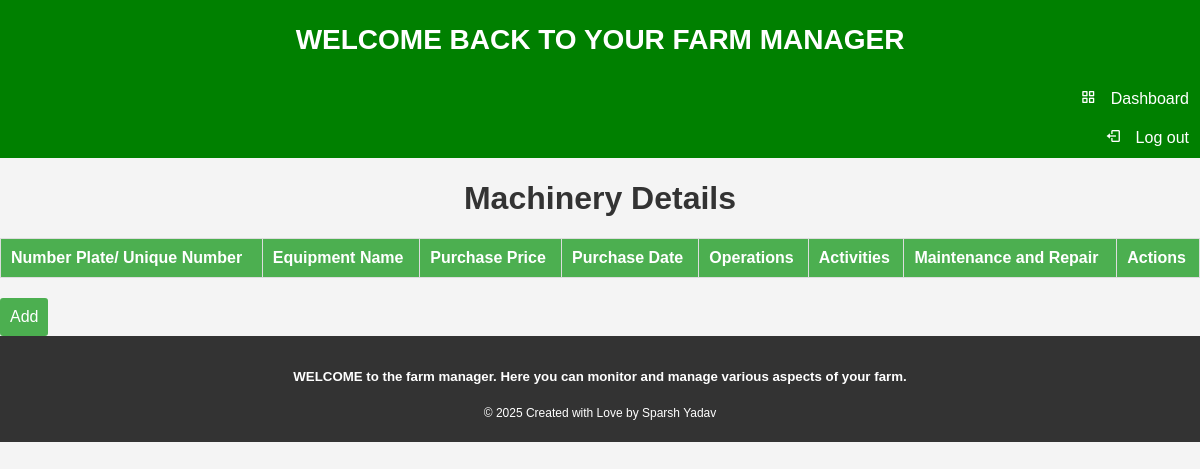
Page /show_machinery/ (signed in) on the earlier database version.
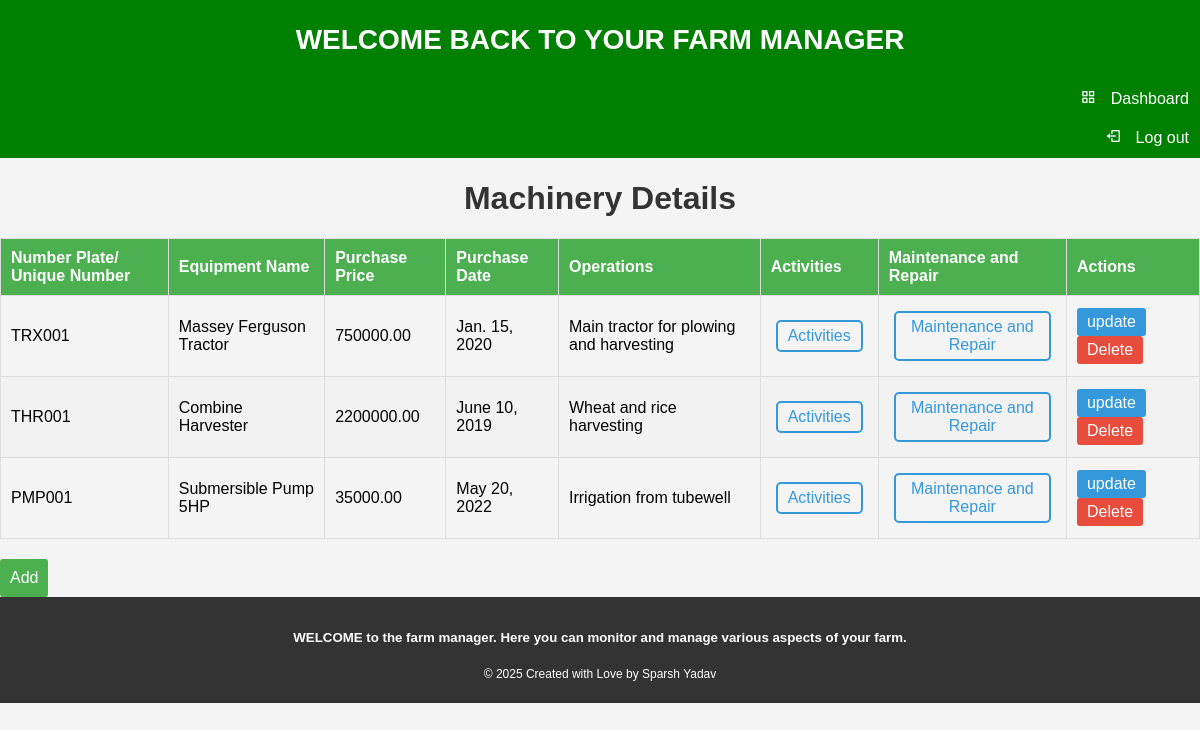
Same page on the later database version.
### homepage/models.py (models this page shows)
class Machinery(models.Model):
    user=models.ForeignKey(User, on_delete=models.CASCADE,default=1)
    Number_plate= models.CharField(max_length=20, primary_key=True)
    Equipment_name= models.CharField(max_length=20)
    Purchase_price= models.DecimalField(max_digits=10,decimal_places=2, default=0)
    Purchase_date = models.DateField()
    Operation=models.TextField(blank=True)
    class Meta:
        db_table = "Machinery"

### homepage/views.py (the view)
# urls.py: path('show_machinery/', Show_machinery, name="show-machinery"),
def Show_machinery(request):
    machinery = Machinery.objects.filter(user=request.user)
    return render(request, "homepage/showmachinery.html", {'machinery':machinery})

### homepage/templates/homepage/showmachinery.html (shortened to what this page needs)
{%extends 'homepage/base.html'%}
{%block content%}
<head>
</head>
<body>
    <h1>Machinery Details</h1>
    <table>
        <thead>
            <tr>
              <th>Number Plate/ Unique Number</th>
              <th>Equipment Name</th>
              <th>Purchase Price</th>
              <th>Purchase Date</th>
              <th>Operations</th>
              <th>Activities</th>
              <th>Maintenance and Repair</th>
              <th>Actions</th>
            </tr>
        </thead>
        <tbody>
            {% for machinery in machinery %}
            <tr>
              <td>{{ machinery.Number_plate }}</td>
              <td>{{ machinery.Equipment_name }}</td>
              <td>{{ machinery.Purchase_price }}</td>
              <td>{{ machinery.Purchase_date }}</td>
              <td>{{ machinery.Operation }}</td>
                <td>
                  <a href="{% url 'homepage:show-machineryactivities' Number_plate=machinery.Number_plate %}" class=expenses-link>Activities</a>
               </td>
               <td>
                <a href="{% url 'homepage:show-machinerymaintenance' Number_plate=machinery.Number_plate %}" class=expenses-link>Maintenance and Repair</a>
             </td>
                <td>
                <a href="{% url 'homepage:update-machinery' Number_plate=machinery.Number_plate%}" class="update-link">update</a>
                <a href="{% url 'homepage:delete-machinery' Number_plate=machinery.Number_plate %}"class="delete-link">Delete</a>
                </td>
            </tr>
            {% endfor %}
        </tbody>
    </table>
    <a href="{% url 'homepage:add-machinery' %}" class="add-button">Add</a>
</body>
{%endblock%}

Differences in the rows shown:
added Machinery: Number_plate "TRX001", Equipment_name "Massey Ferguson Tractor", Purchase_price "750000.00", Purchase_date "Jan. 15, 2020", Operation "Main tractor for plowing and harvesting"
added Machinery: Number_plate "THR001", Equipment_name "Combine Harvester", Purchase_price "2200000.00", Purchase_date "June 10, 2019", Operation "Wheat and rice harvesting"
added Machinery: Number_plate "PMP001", Equipment_name "Submersible Pump 5HP", Purchase_price "35000.00", Purchase_date "May 20, 2022", Operation "Irrigation from tubewell"
